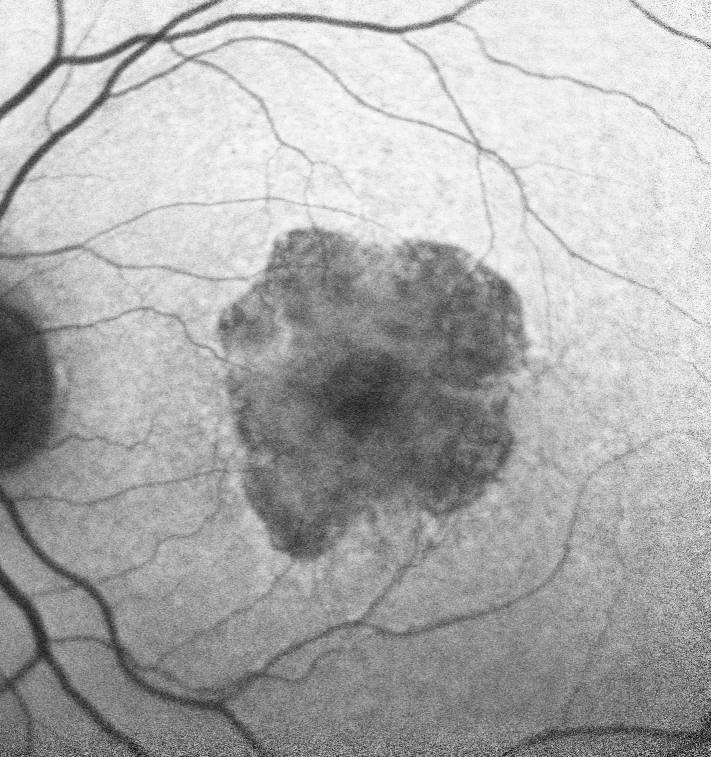
#> input picture retinal_images/BL011.tif, 1421 x 1514 px (shown at 1/2 size)
$ python -i registration_by_intensity.py   (imports and definitions only)
#> lines starting #> are read from the running program, lines starting #| are printed output that depends on the picture; after the words box and inside, x2 and y2 are one past the last pixel; in counts of white or black regions, pixels touching at a corner belong together
#> further down, picture is the input picture: shape (1514, 1421); min 1, max 251, mean 172.2
import numpy as np
from skimage.filters import threshold_isodata
from skimage import morphology
import cv2
from scipy import ndimage
from skimage.registration import phase_cross_correlation

class RegistrationByIntensity:


    def SegmentBloodVessel(self, img):
        """
        Perform segmentation of the blood vessels in the retina.
        :param img: retina image.
        :return: blood vessels segmentation.
        """

        # Contrast Enhancement using CLAHE
        clahe = cv2.createCLAHE(clipLimit=2.0, tileGridSize=(8, 8))
        cl_img = clahe.apply(img)
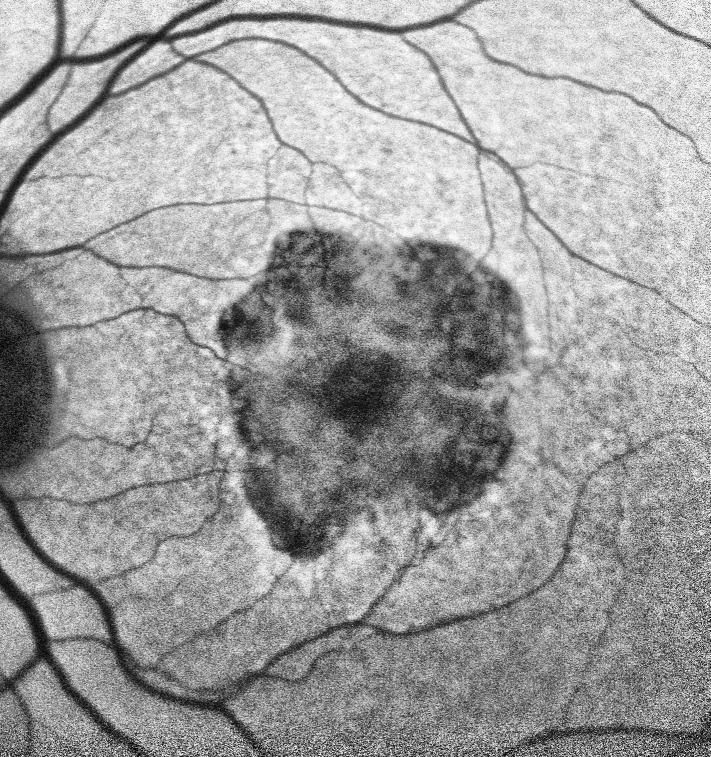
#> cl_img: shape (1514, 1421) (shown at 1/2 size); min 0, max 255, mean 158.4
        # show_image(cl_img) # TODO

        # Background Exclusion
        blur = cv2.GaussianBlur(cl_img, (57, 57), 0)
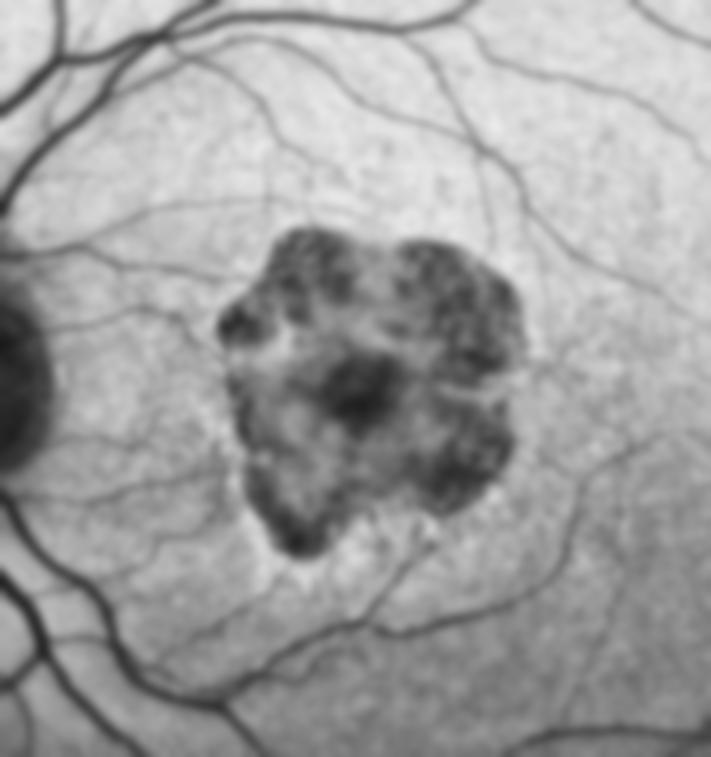
#> blur: shape (1514, 1421) (shown at 1/2 size); min 25, max 235, mean 158.4
        front_img = np.clip(cl_img - blur, 0, 255)
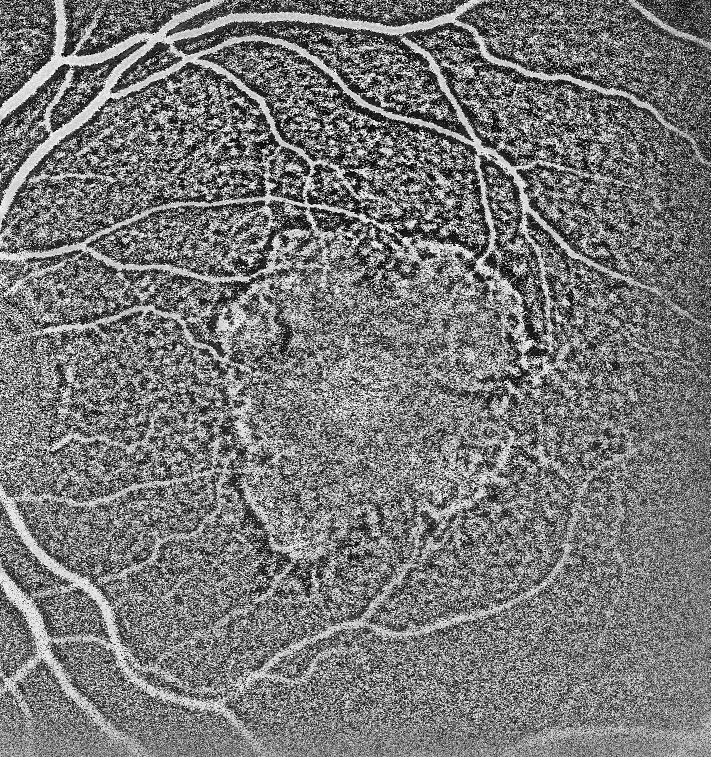
#> front_img: shape (1514, 1421) (shown at 1/2 size); min 0, max 255, mean 120
        # show_image(front_img)  # TODO

        # Thresholding
        front_img = cv2.GaussianBlur(front_img, (3, 3), 0)

        thresh = threshold_isodata(front_img)
#> thresh = 122

        segmentation = np.zeros(img.shape)
        low_values_flags = front_img < thresh
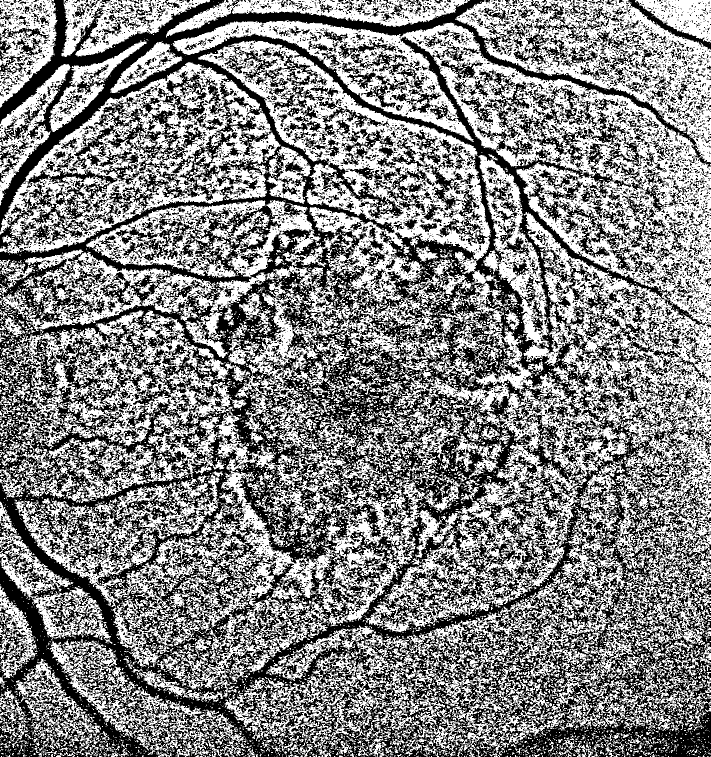
#> low_values_flags: shape (1514, 1421) bool (shown at 1/2 size); 52% white; 12936 black regions (11162 under 20 px), largest, box (x1, y1, x2, y2) and area: (0, 0, 1421, 1514) 717769, (499, 1100, 751, 1246) 8129, (197, 217, 350, 334) 4292
        high_values_flags = front_img >= thresh
        segmentation[low_values_flags] = 0
        segmentation[high_values_flags] = 1
        # show_image(segmentation)  # TODO

        # Opening
        kernel = np.ones((3, 3), np.uint8)
        opening = cv2.morphologyEx(segmentation, cv2.MORPH_OPEN, kernel)
        # show_image(opening)  # TODO

        kernel = np.ones((5, 5), np.uint8)
        opening = cv2.morphologyEx(opening, cv2.MORPH_OPEN, kernel)
        # show_image(opening)  # TODO

        kernel = np.ones((7, 7), np.uint8)
        opening = cv2.morphologyEx(opening, cv2.MORPH_OPEN, kernel)
        # show_image(opening)  # TODO

        # Closing
        kernel = np.ones((17, 17), np.uint8)
        closing = cv2.morphologyEx(opening, cv2.MORPH_CLOSE, kernel)
        # show_image(closing)  # TODO

        # Remove small objects
        cleaned = morphology.remove_small_objects(closing.astype(bool), min_size=200, connectivity=2)
        # show_image(cleaned)  # TODO

        return cleaned

    def doRegistration(self, img_BL, img_FU):

        # Perform retina segmentaion on both images
        seg_BL = self.SegmentBloodVessel(img_BL)
        seg_FU = self.SegmentBloodVessel(img_FU)

        shifts_lists = []
        for angle in np.arange(-30, 30, 1): # TODO -30 30

            # Rotate
            rotated_FU = ndimage.rotate(seg_FU, angle, reshape=False)

            #  phase_cross_correlation
            detected_shift = phase_cross_correlation(seg_BL, rotated_FU) # shift, error, diffphase
            shift, error, diffphase = detected_shift
            shifts_lists.append((shift, error, diffphase, angle))

        # Find the min error in that list
        optimal_translation_and_rotation = min(shifts_lists, key=lambda t: t[1])
        optimal_translation = np.flip(optimal_translation_and_rotation[0])
        optimal_angle = optimal_translation_and_rotation[3]
        print("optimal angle:", optimal_angle)


        # Apply translation & rotate to FU image
        T_mat = np.float32([[1, 0, optimal_translation[0]], [0, 1, optimal_translation[1]]])
        height, width = img_FU.shape[:2]
        img_translation = cv2.warpAffine(img_FU, T_mat, (width, height))
        rotated_translation = ndimage.rotate(img_translation, optimal_angle, reshape=False)

        return rotated_translation

>>> import cv2
>>> picture = cv2.imread('../retinal_images/BL011.tif', cv2.IMREAD_GRAYSCALE)
>>> result = RegistrationByIntensity().SegmentBloodVessel(picture)
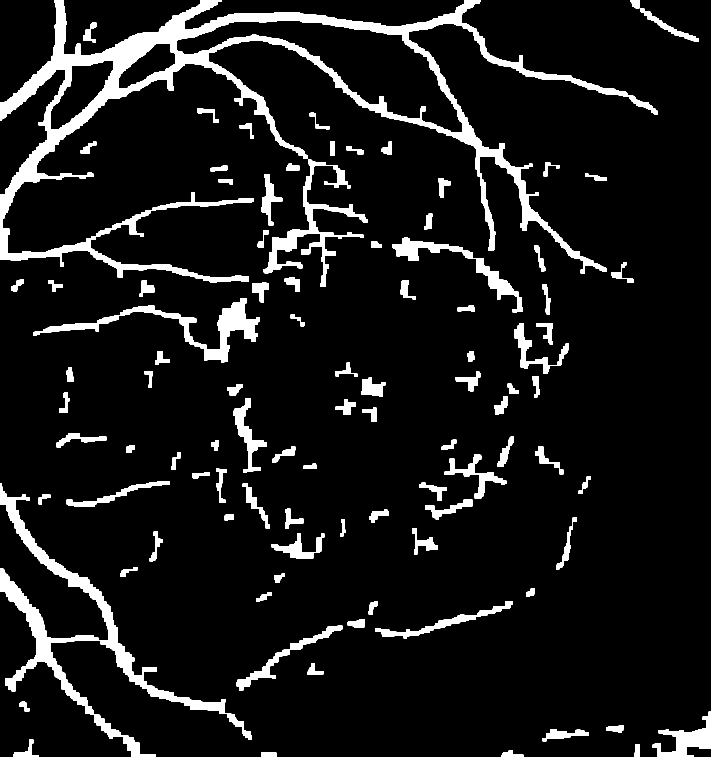
#> result: shape (1514, 1421) bool (shown at 1/2 size); 8.9% white; 96 white regions, largest, box (x1, y1, x2, y2) and area: (0, 0, 1316, 566) 81399, (0, 967, 504, 1514) 26068, (66, 596, 520, 725) 9728

$ run again, on retinal_images/FU011.tif
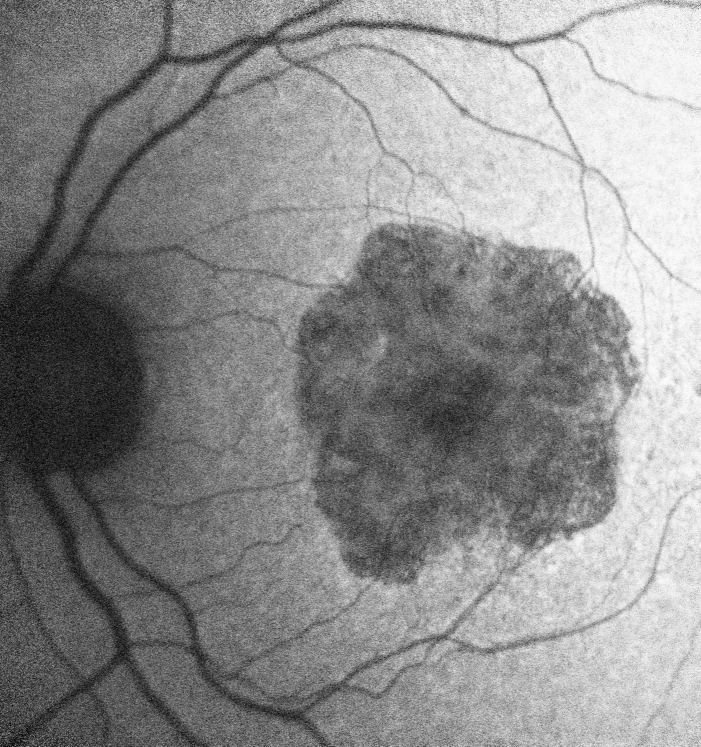
#> input picture retinal_images/FU011.tif, 1402 x 1493 px (shown at 1/2 size)
#> picture is the input picture: shape (1493, 1402); min 1, max 251, mean 140.1
#> thresh = 123
#> in SegmentBloodVessel, `low_values_flags = front_img < thresh`:
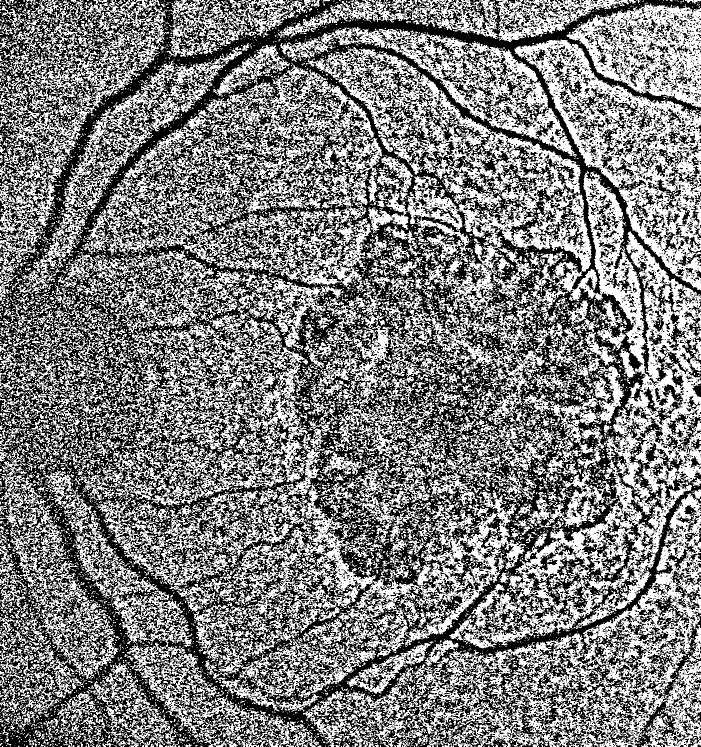
#> low_values_flags: shape (1493, 1402) bool (shown at 1/2 size); 49.9% white; 10640 white regions (9026 under 20 px), largest, box (x1, y1, x2, y2) and area: (608, 94, 1402, 1297) 204171, (175, 636, 1052, 1345) 119873, (691, 979, 1402, 1493) 79115
#> `result = RegistrationByIntensity().SegmentBloodVessel(picture)`:
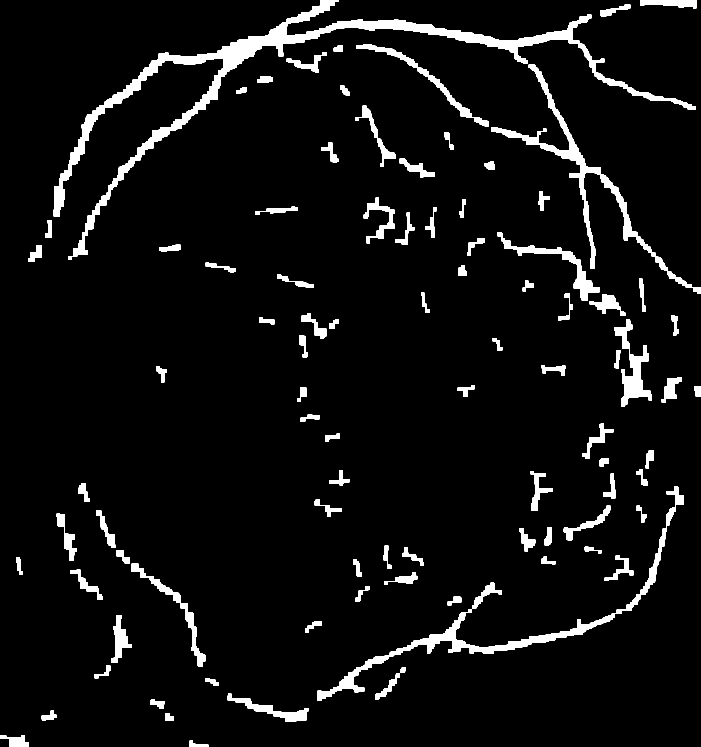
#> result: shape (1493, 1402) bool (shown at 1/2 size); 5.7% white; 91 white regions, largest, box (x1, y1, x2, y2) and area: (107, 0, 1391, 519) 35549, (635, 973, 1368, 1402) 12665, (982, 129, 1402, 588) 10698
